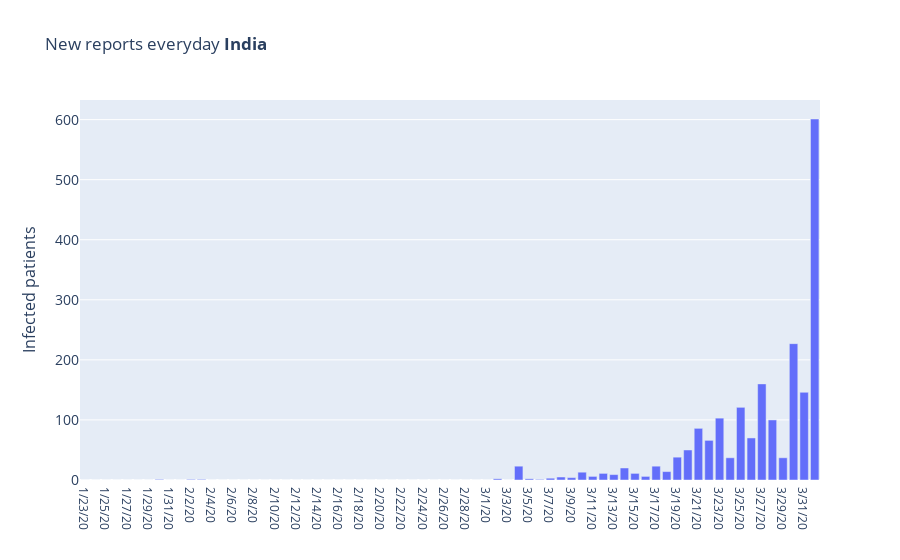

Notebook code cell kept with this figure:
### Markdown cell above
## Each day new cases

### Code cell
plot_new_day_cases('India')

### Figure 1 — Plotly figure (JSON) as saved in the notebook; plotly's stock layout.template omitted (floating-point values rounded to 4 significant figures)
{"data": [{"type": "bar", "x": ["1/23/20", "1/24/20", "1/25/20", "1/26/20", "1/27/20", "1/28/20", "1/29/20", "1/30/20", "1/31/20", "2/1/20", "2/2/20", "2/3/20", "2/4/20", "2/5/20", "2/6/20", "2/7/20", "2/8/20", "2/9/20", "2/10/20", "2/11/20", "2/12/20", "2/13/20", "2/14/20", "2/15/20", "2/16/20", "2/17/20", "2/18/20", "2/19/20", "2/20/20", "2/21/20", "2/22/20", "2/23/20", "2/24/20", "2/25/20", "2/26/20", "2/27/20", "2/28/20", "2/29/20", "3/1/20", "3/2/20", "3/3/20", "3/4/20", "3/5/20", "3/6/20", "3/7/20", "3/8/20", "3/9/20", "3/10/20", "3/11/20", "3/12/20", "3/13/20", "3/14/20", "3/15/20", "3/16/20", "3/17/20", "3/18/20", "3/19/20", "3/20/20", "3/21/20", "3/22/20", "3/23/20", "3/24/20", "3/25/20", "3/26/20", "3/27/20", "3/28/20", "3/29/20", "3/30/20", "3/31/20", "4/1/20"], "y": [0, 0, 0, 0, 0, 0, 0, 1, 0, 0, 1, 1, 0, 0, 0, 0, 0, 0, 0, 0, 0, 0, 0, 0, 0, 0, 0, 0, 0, 0, 0, 0, 0, 0, 0, 0, 0, 0, 0, 2, 0, 23, 2, 1, 3, 5, 4, 13, 6, 11, 9, 20, 11, 6, 23, 14, 38, 50, 86, 66, 103, 37, 121, 70, 160, 100, 37, 227, 146, 601]}], "layout": {"title": {"text": "New reports everyday <b>India</b>"}, "yaxis": {"tickfont": {"size": 14}, "title": {"font": {"size": 16}, "text": "Infected patients"}}}}
